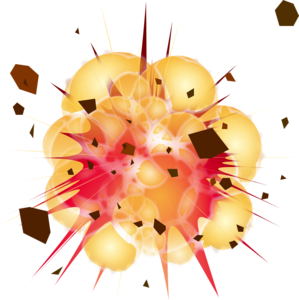
#> input picture assets/img/boom.png, 299 x 300 px
$ python -i m3art_key.py   (imports and definitions only)
#> lines starting #> are read from the running program, lines starting #| are printed output that depends on the picture; after the words box and inside, x2 and y2 are one past the last pixel; in counts of white or black regions, pixels touching at a corner belong together
"""m3-art: key a clean cut-out off a coloured (chroma) background in a video frame / thumbnail sprite.
Background = pixels connected to the border whose chroma matches the bg hue; alpha from the chroma ratio against the
nearest background pixel's chroma (un-premultiply), so dark outlines keep a hard anti-aliased edge (no fading).
Output: RGBA trimmed + centred on an NxN canvas at FILL of the side."""
import numpy as np
from PIL import Image
from scipy.ndimage import distance_transform_edt, label, binary_fill_holes
# [33 lines left out: functions chroma_vec, key, not called in this run]
def place(im, N=512, FILL=0.9):
    a = np.asarray(im)[..., 3]; ys, xs = np.nonzero(a > 8)
    im = im.crop((xs.min(), ys.min(), xs.max() + 1, ys.max() + 1))
    s = FILL * N / max(im.size); w, h = max(1, round(im.size[0] * s)), max(1, round(im.size[1] * s))
    # premultiplied Lanczos resize
    p = np.asarray(im).astype(float); p[..., :3] *= p[..., 3:] / 255
    ch = [np.asarray(Image.fromarray(p[..., i].astype(np.float32), 'F').resize((w, h), Image.LANCZOS)) for i in range(4)]
    q = np.dstack(ch); al = np.clip(q[..., 3], 0, 255); rgb = np.clip(q[..., :3] / np.maximum(al[..., None], 1) * 255, 0, 255)
    rgb[al < 1] = 0
    out = Image.new('RGBA', (N, N), (0, 0, 0, 0))
    out.paste(Image.fromarray(np.dstack([rgb, al]).astype(np.uint8), 'RGBA'), ((N - w) // 2, (N - h) // 2))
    return out
# [6 lines left out: function recolor_lum, not called in this run]

def key_outlined(src, crop=None, dark=90, N=512, FILL=0.9, up=2, hard=0.6, seed=None):
    """Cut a black-outlined piece off any background (tile, frame): outside = border-connected non-dark pixels;
    piece = the rest (outline + everything it encloses), component at `seed` (default centre). Edge alpha from
    projection onto the local background colour (fg outline is near-black), then a hard ~1.5 px ramp."""
#> called with src = '../assets/img/boom.png', dark = 90, N = 512, FILL = 0.9, up = 2, hard = 0.6
    from scipy.ndimage import binary_dilation, binary_erosion, gaussian_filter
    im = Image.open(src).convert('RGB')
    if crop: im = im.crop(crop)
    if up > 1: im = im.resize((im.size[0] * up, im.size[1] * up), Image.LANCZOS)
#> im: PIL image 598x600 RGB
    a = np.asarray(im).astype(float); L = a.mean(-1)
    nd = L >= dark
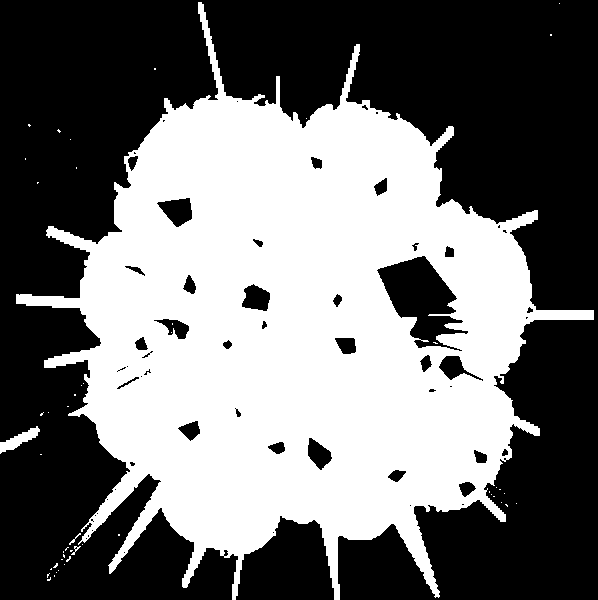
#> nd: shape (600, 598) bool; 44.8% white; 49 white regions (45 under 20 px), largest, box (x1, y1, x2, y2) and area: (16, 2, 594, 600) 160289, (0, 426, 40, 454) 414, (69, 533, 81, 545) 29, (71, 546, 81, 555) 28
    lab, n = label(nd); border = set(np.unique(np.concatenate([lab[0], lab[-1], lab[:, 0], lab[:, -1]]))) - {0}
#> after `lab, n = label(nd)`:
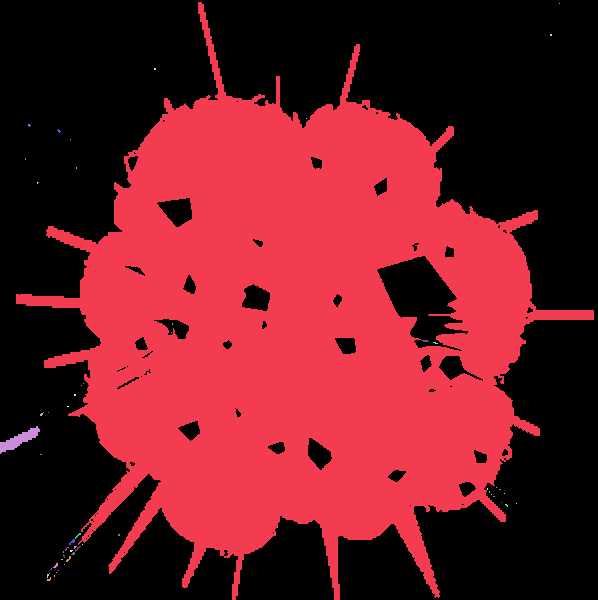
#> lab: shape (600, 598) int32; 58 distinct labels, from 0 to 57; one colour per label, 0 black
#> after `lab, n = label(nd)`: n = 57
#> after `border = set(np.unique(np.concatenate([lab[0], lab[-1], lab[:, 0], lab`: border = 2 items
    outside = np.isin(lab, list(border))
#> outside: shape (600, 598) bool; 44.8% white; 2 white regions, box (x1, y1, x2, y2) and area: (16, 2, 594, 600) 160274, (0, 426, 40, 454) 414
    piece = ~outside
    lab2, n2 = label(piece)
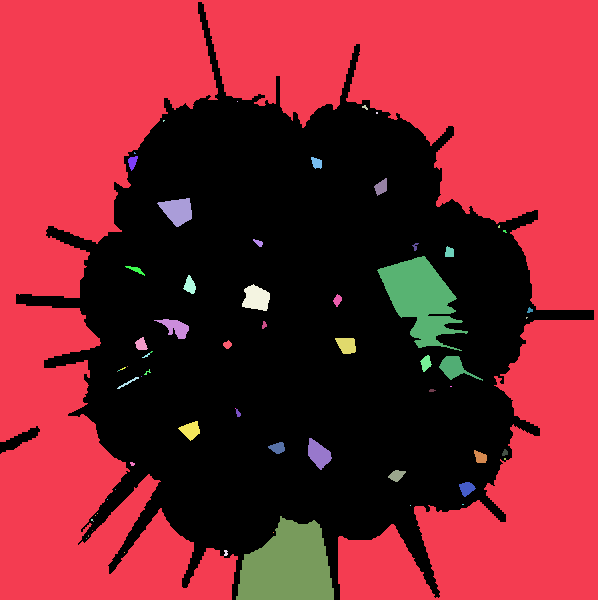
#> lab2: shape (600, 598) int32; 67 distinct labels, from 0 to 66; one colour per label, 0 black
#> n2 = 66
    H, W = piece.shape; sy, sx = seed if seed else (H // 2, W // 2)
#> after `H, W = piece.shape`: H = 600; W = 598
#> after `sy, sx = seed if seed else (H // 2, W // 2)`: sy = 300; sx = 299
    k = lab2[sy, sx]
#> k = 0
    if k == 0:
        sizes = np.bincount(lab2.ravel()); sizes[0] = 0; k = sizes.argmax()
#> after `sizes = np.bincount(lab2.ravel())`: sizes = 67 values, max 183049 at index 1, min 1 at index 2, mean 5355.2
#> after `k = sizes.argmax()`: k = 1
    piece = binary_fill_holes(lab2 == k)
#> piece: shape (600, 598) bool; 51% white; 2 black regions, box (x1, y1, x2, y2) and area: (16, 2, 594, 600) 175337, (0, 426, 40, 454) 414
    deep = binary_erosion(outside, iterations=3 * up) | (outside & ~binary_dilation(piece, iterations=4 * up))
#> deep: shape (600, 598) bool; 39.9% white; 3 white regions (2 under 20 px), largest, box (x1, y1, x2, y2) and area: (81, 100, 532, 567) 143188
    _, (iy, ix) = distance_transform_edt(~deep, return_indices=True)
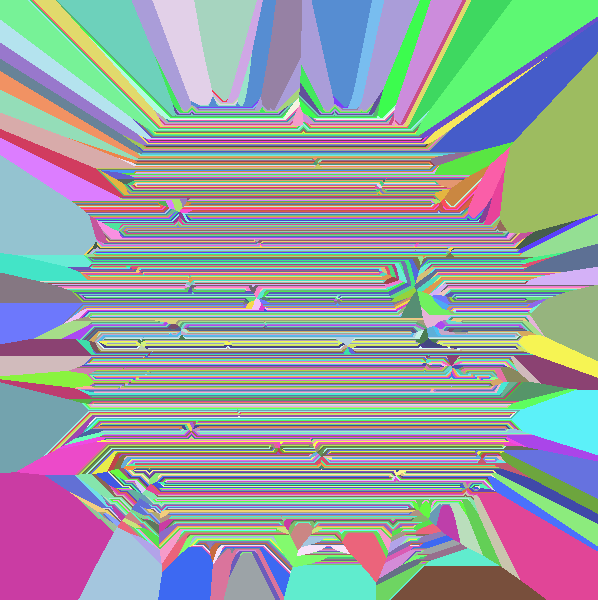
#> iy: shape (600, 598) int32; 467 distinct labels, from 100 to 566; one colour per label, 0 black
    B = a[iy, ix]
    proj = (a * B).sum(-1) / np.maximum((B * B).sum(-1), 1)
    alpha = np.where(piece, 1.0, np.clip(1 - proj, 0, 1))
    alpha[~binary_dilation(piece, iterations=2 * up)] = 0
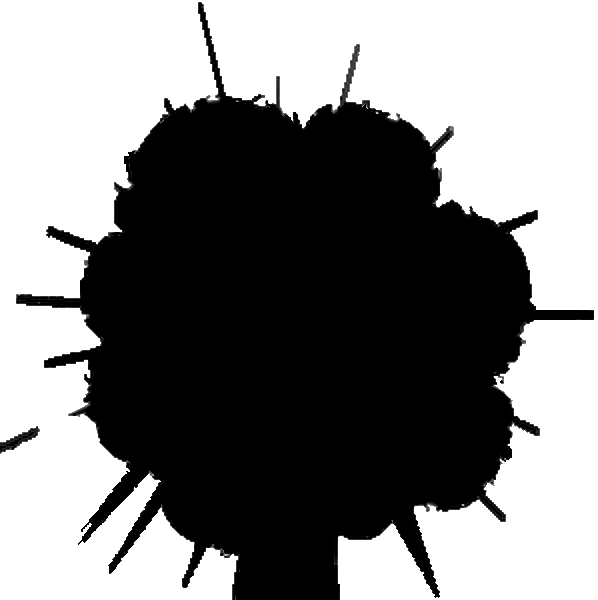
#> alpha: shape (600, 598) float64; min 0, max 1, mean 0.514
    if hard:
        alpha = np.clip((gaussian_filter((alpha > hard).astype(float), 0.7 * up) - 0.5) * 2.2 + 0.5, 0, 1)
    fg = np.where(piece[..., None], a, a.min(axis=(0, 1)) * 0 + np.array([20., 20, 20]))
    out = np.dstack([np.clip(fg, 0, 255), alpha * 255]).astype(np.uint8)
    return place(Image.fromarray(out, 'RGBA'), N, FILL)
#> in place, `ch = [np.asarray(Image.fromarray(p[..., i].astype(np.float32), 'F').re..`: ch = 4 items
#> in place, `rgb[al < 1] = 0`:
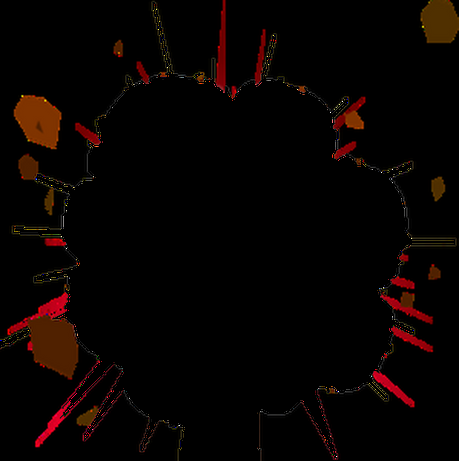
#> rgb: shape (461, 459, 3) float32; mean of channels 0, 1, 2 8.3, 2.7, 1.1; drawn as R, G, B
#> in place, `out = Image.new('RGBA', (N, N), (0, 0, 0, 0))`: out: PIL image 512x512 RGBA; every value is 0
#> in place, `out.paste(Image.fromarray(np.dstack([rgb, al]).astype(np.uint8), 'RGBA..`:
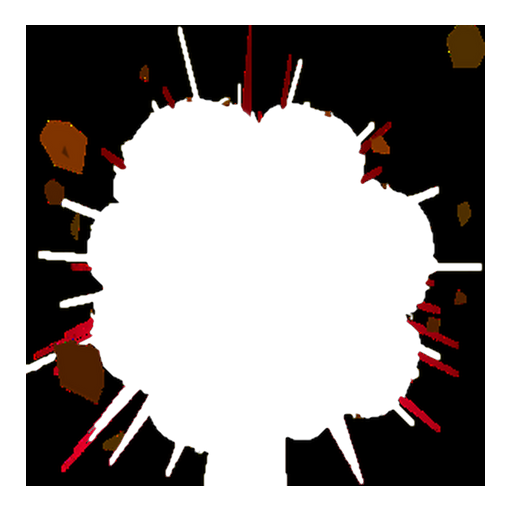
#> out: PIL image 512x512 RGBA; mean R, G, B, A 6.6, 2.1, 0.9, 105; transparent parts drawn white

# [15 lines left out: function fit_lum_map, not called in this run]

>>> result = key_outlined('../assets/img/boom.png')
